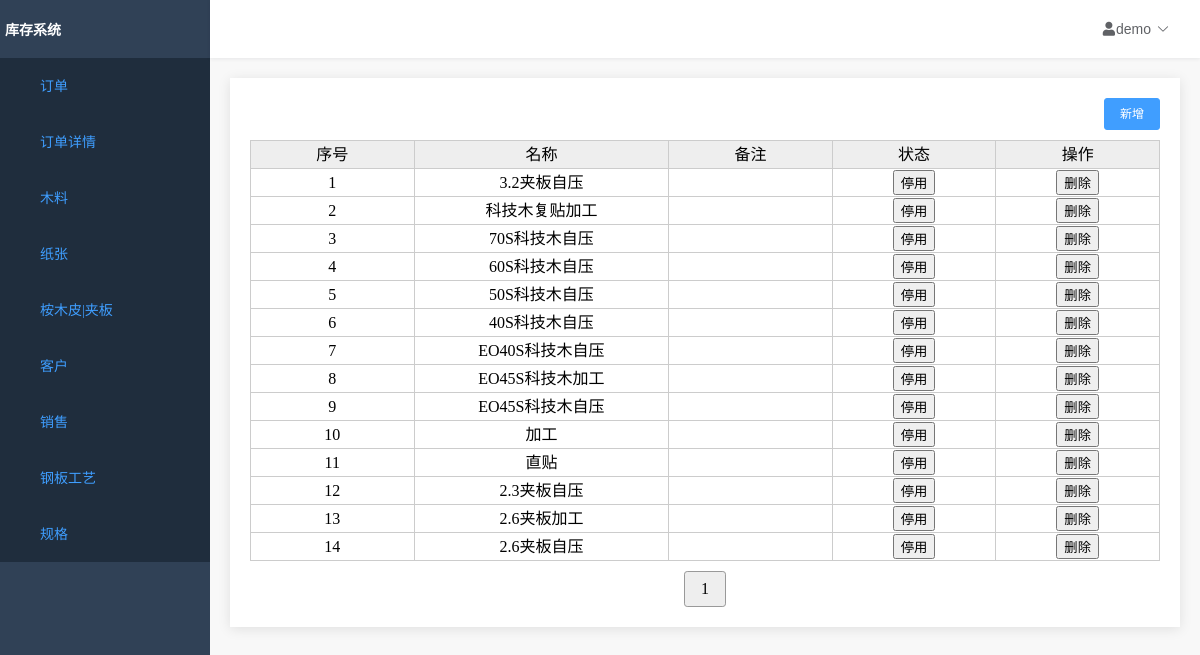
The app's page /home/process/specification/list/ with its own data.
### process/models.py (models this page shows, shortened)
class SpecificationModel(models.Model):
    id = models.AutoField(primary_key=True)
    name = models.TextField('名称', max_length=64, null=False)
    note = models.TextField('备注', max_length=256, default='')
    enable = models.BooleanField(
        '是否使用', default=True, blank=False, null=False)
    created_time = models.DateTimeField('创建时间', default=now)
    last_mod_time = models.DateTimeField('修改时间', auto_now=True)
    objects = models.manager

### process/views.py (the view)
# urls.py: path('specification/list/', views.SpecificationListView.as_view(), name='specification_list'),
class SpecificationListView(ListView):
    paginate_by = 15
    model = SpecificationModel
    template_name = 'specificationlist.html'
    context_object_name = 'object_list'
    def get_queryset(self):  # 重写get_queryset方法
        return SpecificationModel.objects.all().order_by('-id')
    def get_context_data(self, **kwargs):
        context = super(SpecificationListView, self).get_context_data(**kwargs)
        return context

### InventorySystem/context_processor.py (called while the page is built)
def nav_list(request):
    func_list = []
    func_list.append(('订单', '/home/order/head/list'))
    func_list.append(('订单详情', '/home/order/list'))
    func_list.append(('木料', '/home/wood/list'))
    func_list.append(('纸张', '/home/paper/list'))
    func_list.append(('桉木皮|夹板', '/home/skin/list'))
    func_list.append(('客户', '/home/customer/list'))
    func_list.append(['销售', '/home/salesman/list'])
    func_list.append(('钢板工艺', '/home/process/technology/list'))
    func_list.append(('规格', '/home/process/specification/list'))
    return locals()

### templates/specificationlist.html
{% extends 'table.html' %}
{% block table %}
<div>
    <div class="top_tool_bar">
        <div class="right_buttons">
            <a href="/home/process/specification/add">
                <button type="button">
                    <span>新增</span>
                </button>
            </a>
        </div>
    </div>
    <div class="results">
        <table id="result_list">
            <thead>
            <th scope="col" class="sortable column-id">序号</th>
            <th scope="col" class="sortable column-name">名称</th>
            <th scope="col" class="sortable column-name">备注</th>
            <th scope="col">状态</th>
            <th scope="col">操作</th>
            </thead>
            {% for obj in object_list %}
            <tr>
                <td>{{ forloop.counter }}</td>
                <td>{{obj.name}}</td>
                <td>{{obj.note}}</td>
                <td>
                    <a href="/home/process/specification/enable?id={{ obj.id }}">
                        {% if obj.enable %}
                        <input type="button" value="停用">
                        {% else %}
                        <input type="button" value="已停用">
                        {% endif %}
                    </a>
                </td>
                <td>
                    <a href="/home/process/specification/del?id={{ obj.id }}">
                        <input type="button" value="删除">
                    </a>
                </td>
            </tr>
            {% endfor %}
        </table>
    </div>
</div>
{% endblock %}

### static/css/base.css (style rules this page uses)
a:link, a:visited { color: #3f9eff; text-decoration: none; }
td, th { vertical-align: inherit; border-bottom: none; }
body, #container { background-color: #f1f1f1; }

### static/css/index.css (style rules this page uses)
html, body { padding: 0px; margin: 0px; background-color: #f8f8f8; height: 100%; overflow: hidden; }

### templates/table.html (style rules this page uses)
table { width: 100%; background: #ccc; margin: 10px auto; white-space:nowrap; border-collapse: collapse; }
th,td { height: 25px; line-height: 25px; text-align: center; border: 1px solid #ccc; }
th { background: #eee; font-weight: normal; }
td { min-width:80px; max-width:100%; }
tr { background: #fff; }
td a { color: #06f; text-decoration: none; }
.top_tool_bar { display:flex; flex-flow: row; }
.right_buttons { margin-left:auto }
.right_buttons button { background-color: #409EFF; color: #fff; padding: 9px 15px; font-size: 12px; border-radius: 3px; line-height: 1; border: 1px solid #409EFF; }

### records on screen
SpecificationModel: name "3.2夹板自压"
SpecificationModel: name "科技木复贴加工"
SpecificationModel: name "70S科技木自压"
SpecificationModel: name "60S科技木自压"
SpecificationModel: name "50S科技木自压"
SpecificationModel: name "40S科技木自压"
SpecificationModel: name "EO40S科技木自压"
SpecificationModel: name "EO45S科技木加工"
SpecificationModel: name "EO45S科技木自压"
SpecificationModel: name "加工"
SpecificationModel: name "直贴"
SpecificationModel: name "2.3夹板自压"
SpecificationModel: name "2.6夹板加工"
SpecificationModel: name "2.6夹板自压"

### other values on screen
{{ func.0 }} "订单" "订单详情" "木料" "纸张" "桉木皮|夹板" "客户" "销售" "钢板工艺" "规格"
{{ page }} "1"
